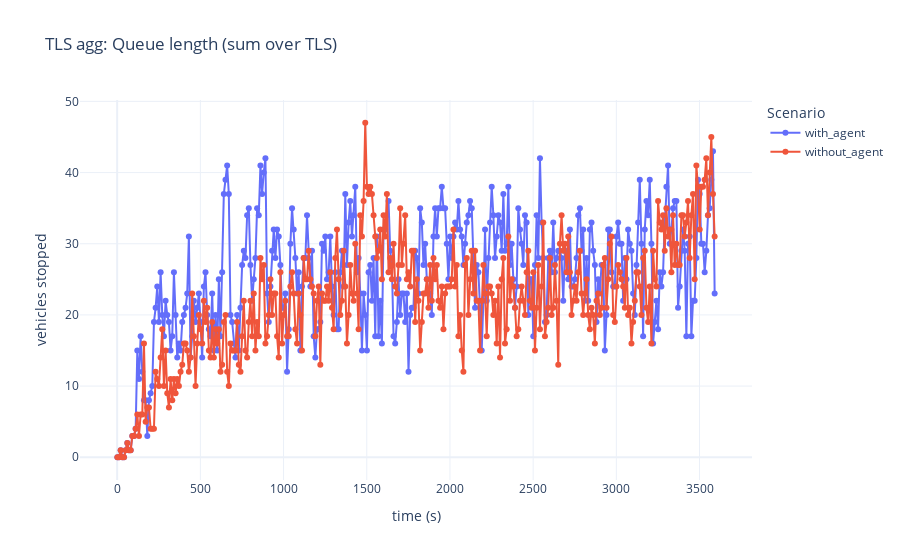
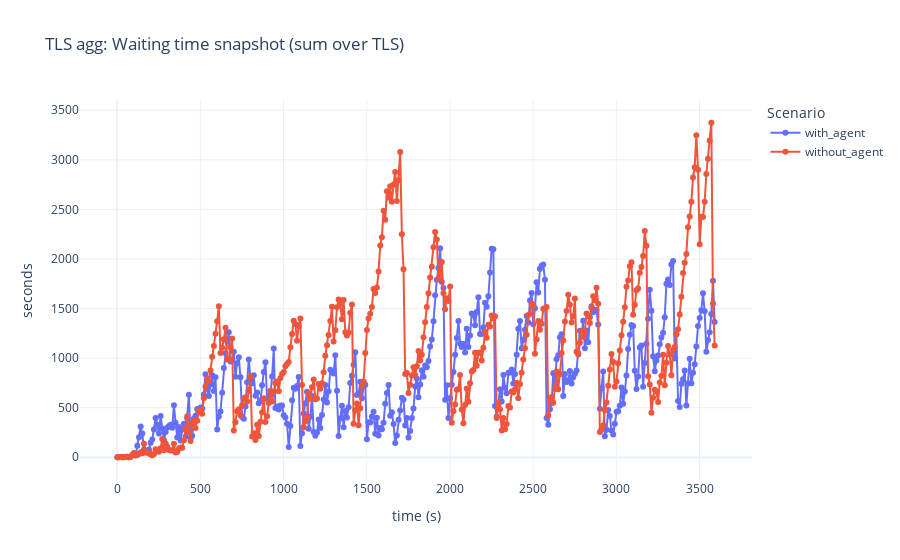
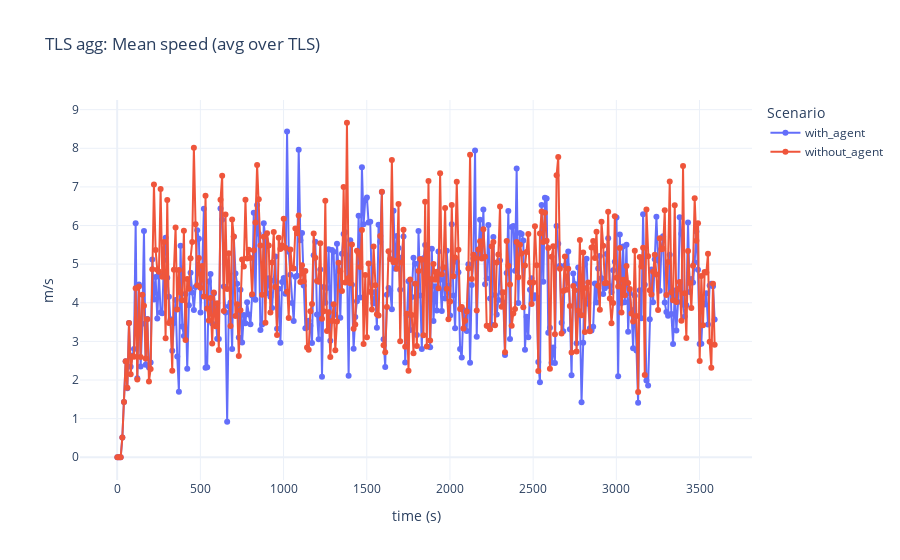

The code cell stored with these charts, in order, in its notebook:
### Markdown cell above
# TLS: агрегаты по всем светофорам (сумма очередей/ожидания, средняя скорость)

### Code cell
tls_agg = (tls_c
           .groupby(["scenario", "time_rounded"], as_index=False)
           .agg({
               "tls_queue_len": "sum",
               "tls_waiting_time_snapshot": "sum",
               "tls_mean_speed": "mean"
           }))

plot_tls_agg_metric(tls_agg, "tls_queue_len", "TLS agg: Queue length (sum over TLS)", "vehicles stopped")
plot_tls_agg_metric(tls_agg, "tls_waiting_time_snapshot", "TLS agg: Waiting time snapshot (sum over TLS)", "seconds")
plot_tls_agg_metric(tls_agg, "tls_mean_speed", "TLS agg: Mean speed (avg over TLS)", "m/s")

### Figure 1 — Plotly figure (JSON) as saved in the notebook; plotly's stock layout.template omitted (floating-point values rounded to 4 significant figures; data arrays with more than 128 entries replaced by an {"elided": "..."} marker saying what was removed)
{"data": [{"hovertemplate": "scenario=with_agent<br>time_rounded=%{x}<br>tls_queue_len=%{y}<extra></extra>", "legendgroup": "with_agent", "line": {"color": "#636efa", "dash": "solid"}, "marker": {"symbol": "circle"}, "mode": "lines+markers", "name": "with_agent", "orientation": "v", "showlegend": true, "type": "scatter", "x": {"elided": "360 int values"}, "xaxis": "x", "y": {"elided": "360 int values"}, "yaxis": "y"}, {"hovertemplate": "scenario=without_agent<br>time_rounded=%{x}<br>tls_queue_len=%{y}<extra></extra>", "legendgroup": "without_agent", "line": {"color": "#EF553B", "dash": "solid"}, "marker": {"symbol": "circle"}, "mode": "lines+markers", "name": "without_agent", "orientation": "v", "showlegend": true, "type": "scatter", "x": {"elided": "360 int values"}, "xaxis": "x", "y": {"elided": "360 int values"}, "yaxis": "y"}], "layout": {"legend": {"title": {"text": "Scenario"}, "tracegroupgap": 0}, "title": {"text": "TLS agg: Queue length (sum over TLS)"}, "xaxis": {"anchor": "y", "domain": [0, 1], "title": {"text": "time (s)"}}, "yaxis": {"anchor": "x", "domain": [0, 1], "title": {"text": "vehicles stopped"}}}}

### Figure 2 — Plotly figure (JSON) as saved in the notebook; plotly's stock layout.template omitted (floating-point values rounded to 4 significant figures; data arrays with more than 128 entries replaced by an {"elided": "..."} marker saying what was removed)
{"data": [{"hovertemplate": "scenario=with_agent<br>time_rounded=%{x}<br>tls_waiting_time_snapshot=%{y}<extra></extra>", "legendgroup": "with_agent", "line": {"color": "#636efa", "dash": "solid"}, "marker": {"symbol": "circle"}, "mode": "lines+markers", "name": "with_agent", "orientation": "v", "showlegend": true, "type": "scatter", "x": {"elided": "360 int values"}, "xaxis": "x", "y": {"elided": "360 float values"}, "yaxis": "y"}, {"hovertemplate": "scenario=without_agent<br>time_rounded=%{x}<br>tls_waiting_time_snapshot=%{y}<extra></extra>", "legendgroup": "without_agent", "line": {"color": "#EF553B", "dash": "solid"}, "marker": {"symbol": "circle"}, "mode": "lines+markers", "name": "without_agent", "orientation": "v", "showlegend": true, "type": "scatter", "x": {"elided": "360 int values"}, "xaxis": "x", "y": {"elided": "360 float values"}, "yaxis": "y"}], "layout": {"legend": {"title": {"text": "Scenario"}, "tracegroupgap": 0}, "title": {"text": "TLS agg: Waiting time snapshot (sum over TLS)"}, "xaxis": {"anchor": "y", "domain": [0, 1], "title": {"text": "time (s)"}}, "yaxis": {"anchor": "x", "domain": [0, 1], "title": {"text": "seconds"}}}}

### Figure 3 — Plotly figure (JSON) as saved in the notebook; plotly's stock layout.template omitted (floating-point values rounded to 4 significant figures; data arrays with more than 128 entries replaced by an {"elided": "..."} marker saying what was removed)
{"data": [{"hovertemplate": "scenario=with_agent<br>time_rounded=%{x}<br>tls_mean_speed=%{y}<extra></extra>", "legendgroup": "with_agent", "line": {"color": "#636efa", "dash": "solid"}, "marker": {"symbol": "circle"}, "mode": "lines+markers", "name": "with_agent", "orientation": "v", "showlegend": true, "type": "scatter", "x": {"elided": "360 int values"}, "xaxis": "x", "y": {"elided": "360 float values"}, "yaxis": "y"}, {"hovertemplate": "scenario=without_agent<br>time_rounded=%{x}<br>tls_mean_speed=%{y}<extra></extra>", "legendgroup": "without_agent", "line": {"color": "#EF553B", "dash": "solid"}, "marker": {"symbol": "circle"}, "mode": "lines+markers", "name": "without_agent", "orientation": "v", "showlegend": true, "type": "scatter", "x": {"elided": "360 int values"}, "xaxis": "x", "y": {"elided": "360 float values"}, "yaxis": "y"}], "layout": {"legend": {"title": {"text": "Scenario"}, "tracegroupgap": 0}, "title": {"text": "TLS agg: Mean speed (avg over TLS)"}, "xaxis": {"anchor": "y", "domain": [0, 1], "title": {"text": "time (s)"}}, "yaxis": {"anchor": "x", "domain": [0, 1], "title": {"text": "m/s"}}}}
